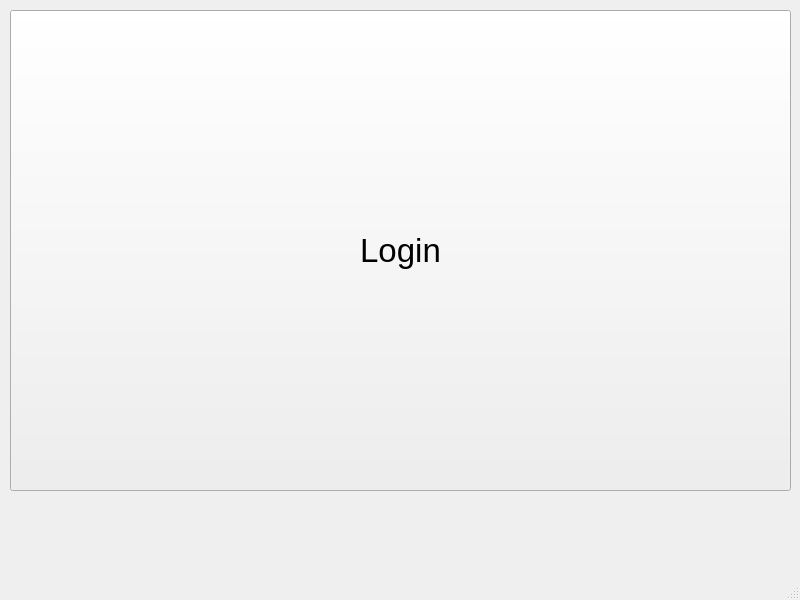
<?xml version="1.0" encoding="UTF-8"?>
<ui version="4.0">
 <class>MainWindow</class>
 <widget class="QMainWindow" name="MainWindow">
  <property name="geometry">
   <rect>
    <x>0</x>
    <y>0</y>
    <width>800</width>
    <height>600</height>
   </rect>
  </property>
  <property name="font">
   <font>
    <pointsize>25</pointsize>
   </font>
  </property>
  <property name="windowTitle">
   <string>MainWindow</string>
  </property>
  <widget class="QWidget" name="centralwidget">
   <widget class="QPushButton" name="btnLogin">
    <property name="geometry">
     <rect>
      <x>10</x>
      <y>10</y>
      <width>781</width>
      <height>481</height>
     </rect>
    </property>
    <property name="text">
     <string>Login</string>
    </property>
   </widget>
  </widget>
  <widget class="QMenuBar" name="menubar">
   <property name="geometry">
    <rect>
     <x>0</x>
     <y>0</y>
     <width>800</width>
     <height>49</height>
    </rect>
   </property>
  </widget>
  <widget class="QStatusBar" name="statusbar"/>
 </widget>
 <resources/>
 <connections/>
</ui>
